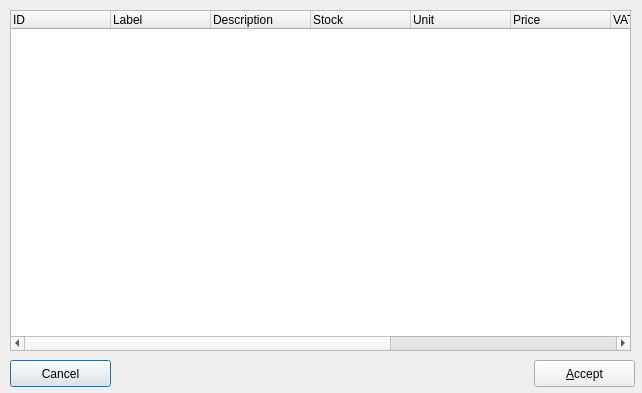
<ui version="4.0" >
 <class>stockselfrm</class>
 <widget class="QDialog" name="stockselfrm" >
  <property name="geometry" >
   <rect>
    <x>0</x>
    <y>0</y>
    <width>642</width>
    <height>393</height>
   </rect>
  </property>
  <property name="windowTitle" >
   <string>Select stock item...</string>
  </property>
  <property name="windowIcon" >
   <iconset resource="../resources/images/first4.qrc" >:/kfm.png</iconset>
  </property>
  <widget class="QPushButton" name="btncancel" >
   <property name="geometry" >
    <rect>
     <x>10</x>
     <y>360</y>
     <width>101</width>
     <height>27</height>
    </rect>
   </property>
   <property name="text" >
    <string>Cancel</string>
   </property>
   <property name="icon" >
    <iconset resource="../resources/images/first4.qrc" >:/button_cancel.png</iconset>
   </property>
  </widget>
  <widget class="QPushButton" name="btnaccept" >
   <property name="geometry" >
    <rect>
     <x>534</x>
     <y>360</y>
     <width>101</width>
     <height>27</height>
    </rect>
   </property>
   <property name="text" >
    <string>&amp;Accept</string>
   </property>
   <property name="icon" >
    <iconset resource="../resources/images/first4.qrc" >:/button_ok.png</iconset>
   </property>
  </widget>
  <widget class="QTreeWidget" name="treemain" >
   <property name="geometry" >
    <rect>
     <x>10</x>
     <y>10</y>
     <width>621</width>
     <height>341</height>
    </rect>
   </property>
   <column>
    <property name="text" >
     <string>ID</string>
    </property>
   </column>
   <column>
    <property name="text" >
     <string>Label</string>
    </property>
   </column>
   <column>
    <property name="text" >
     <string>Description</string>
    </property>
   </column>
   <column>
    <property name="text" >
     <string>Stock</string>
    </property>
   </column>
   <column>
    <property name="text" >
     <string>Unit</string>
    </property>
   </column>
   <column>
    <property name="text" >
     <string>Price</string>
    </property>
   </column>
   <column>
    <property name="text" >
     <string>VAT</string>
    </property>
   </column>
   <column>
    <property name="text" >
     <string>Min. Stock</string>
    </property>
   </column>
   <column>
    <property name="text" >
     <string>tab_id</string>
    </property>
   </column>
   <column>
    <property name="text" >
     <string>supplier</string>
    </property>
   </column>
  </widget>
 </widget>
 <tabstops>
  <tabstop>treemain</tabstop>
  <tabstop>btnaccept</tabstop>
  <tabstop>btncancel</tabstop>
 </tabstops>
 <resources>
  <include location="../resources/images/first4.qrc" />
 </resources>
 <connections>
  <connection>
   <sender>btncancel</sender>
   <signal>clicked()</signal>
   <receiver>stockselfrm</receiver>
   <slot>reject()</slot>
   <hints>
    <hint type="sourcelabel" >
     <x>369</x>
     <y>253</y>
    </hint>
    <hint type="destinationlabel" >
     <x>179</x>
     <y>282</y>
    </hint>
   </hints>
  </connection>
 </connections>
</ui>
